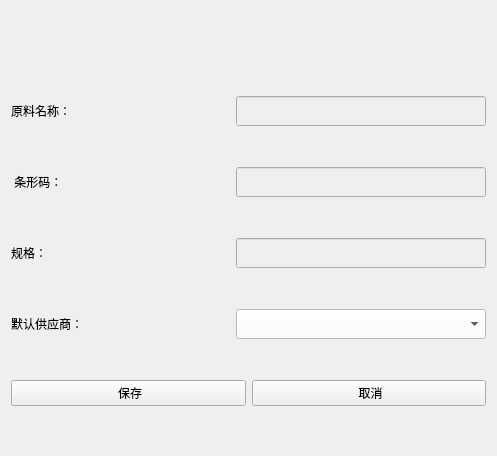
<?xml version="1.0" encoding="UTF-8"?>
<ui version="4.0">
 <class>DefaultMatInfo</class>
 <widget class="QWidget" name="DefaultMatInfo">
  <property name="geometry">
   <rect>
    <x>0</x>
    <y>0</y>
    <width>497</width>
    <height>456</height>
   </rect>
  </property>
  <property name="windowTitle">
   <string>Form</string>
  </property>
  <layout class="QVBoxLayout" name="verticalLayout">
   <item>
    <spacer name="horizontalSpacer">
     <property name="orientation">
      <enum>Qt::Horizontal</enum>
     </property>
     <property name="sizeHint" stdset="0">
      <size>
       <width>40</width>
       <height>25</height>
      </size>
     </property>
    </spacer>
   </item>
   <item>
    <spacer name="horizontalSpacer_2">
     <property name="orientation">
      <enum>Qt::Horizontal</enum>
     </property>
     <property name="sizeHint" stdset="0">
      <size>
       <width>40</width>
       <height>25</height>
      </size>
     </property>
    </spacer>
   </item>
   <item>
    <layout class="QHBoxLayout" name="horizontalLayout">
     <item>
      <widget class="QLabel" name="label">
       <property name="text">
        <string>原料名称：</string>
       </property>
      </widget>
     </item>
     <item>
      <widget class="QLineEdit" name="lineEditMatName">
       <property name="enabled">
        <bool>false</bool>
       </property>
       <property name="minimumSize">
        <size>
         <width>250</width>
         <height>30</height>
        </size>
       </property>
       <property name="maximumSize">
        <size>
         <width>250</width>
         <height>30</height>
        </size>
       </property>
       <property name="styleSheet">
        <string notr="true">color: rgb(0, 0, 0);</string>
       </property>
      </widget>
     </item>
    </layout>
   </item>
   <item>
    <layout class="QHBoxLayout" name="horizontalLayout_2">
     <item>
      <widget class="QLabel" name="label_2">
       <property name="text">
        <string> 条形码：</string>
       </property>
      </widget>
     </item>
     <item>
      <widget class="QLineEdit" name="lineEditBarCode">
       <property name="enabled">
        <bool>false</bool>
       </property>
       <property name="minimumSize">
        <size>
         <width>250</width>
         <height>30</height>
        </size>
       </property>
       <property name="maximumSize">
        <size>
         <width>250</width>
         <height>30</height>
        </size>
       </property>
       <property name="styleSheet">
        <string notr="true">color: rgb(0, 0, 0);</string>
       </property>
      </widget>
     </item>
    </layout>
   </item>
   <item>
    <layout class="QHBoxLayout" name="horizontalLayout_3">
     <item>
      <widget class="QLabel" name="label_3">
       <property name="text">
        <string>规格：</string>
       </property>
      </widget>
     </item>
     <item>
      <widget class="QLineEdit" name="lineEditSpec">
       <property name="enabled">
        <bool>false</bool>
       </property>
       <property name="minimumSize">
        <size>
         <width>250</width>
         <height>30</height>
        </size>
       </property>
       <property name="maximumSize">
        <size>
         <width>250</width>
         <height>30</height>
        </size>
       </property>
       <property name="styleSheet">
        <string notr="true">color: rgb(0, 0, 0);</string>
       </property>
      </widget>
     </item>
    </layout>
   </item>
   <item>
    <layout class="QHBoxLayout" name="horizontalLayout_4">
     <item>
      <widget class="QLabel" name="label_4">
       <property name="text">
        <string>默认供应商：</string>
       </property>
      </widget>
     </item>
     <item>
      <widget class="QComboBox" name="comboBoxSupplier">
       <property name="minimumSize">
        <size>
         <width>250</width>
         <height>30</height>
        </size>
       </property>
       <property name="maximumSize">
        <size>
         <width>250</width>
         <height>30</height>
        </size>
       </property>
       <property name="styleSheet">
        <string notr="true">background-color: rgb(255, 255, 255);</string>
       </property>
      </widget>
     </item>
    </layout>
   </item>
   <item>
    <layout class="QHBoxLayout" name="horizontalLayout_5">
     <item>
      <widget class="QPushButton" name="pushButtonSave">
       <property name="text">
        <string> 保存</string>
       </property>
       <property name="icon">
        <iconset resource="../../res.qrc">
         <normaloff>:/image/image/确认.png</normaloff>:/image/image/确认.png</iconset>
       </property>
      </widget>
     </item>
     <item>
      <widget class="QPushButton" name="pushButtonCancel">
       <property name="text">
        <string> 取消</string>
       </property>
       <property name="icon">
        <iconset resource="../../res.qrc">
         <normaloff>:/image/image/cancel.png</normaloff>:/image/image/cancel.png</iconset>
       </property>
      </widget>
     </item>
    </layout>
   </item>
  </layout>
 </widget>
 <resources>
  <include location="../../res.qrc"/>
 </resources>
 <connections/>
</ui>
